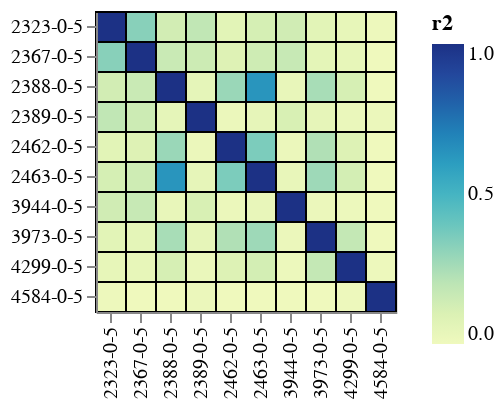

This figure's notebook cell:
### Code cell
avg_model = polyclonal.PolyclonalAverage(peds)
avg_model.mut_escape_corr_heatmap()

### Figure 1 — Vega-Lite specification as saved in the notebook (floating-point values rounded to 4 significant figures)
{"config": {"view": {"continuousWidth": 300, "continuousHeight": 300}, "axis": {"labelLimit": 500}}, "data": {"name": "data-46f3ee8e769c5da75d5b9ff2b9abde86"}, "mark": {"type": "rect", "stroke": "black"}, "encoding": {"color": {"field": "r2", "scale": {"domain": [0, 1], "scheme": "yellowgreenblue"}, "type": "quantitative"}, "facet": {}, "tooltip": [{"field": "r", "format": ".3f", "type": "quantitative"}, {"field": "r2", "format": ".3f", "type": "quantitative"}, {"field": "epitope", "type": "nominal"}, {"field": "serum_1", "type": "quantitative"}, {"field": "age_1", "type": "nominal"}, {"field": "serum_2", "type": "quantitative"}, {"field": "age_2", "type": "nominal"}], "x": {"field": "_label_1", "title": null, "type": "nominal"}, "y": {"field": "_label_2", "title": null, "type": "nominal"}}, "height": {"step": 15}, "width": {"step": 15}, "$schema": "https://vega.github.io/schema/vega-lite/v5.6.1.json", "datasets": {"data-46f3ee8e769c5da75d5b9ff2b9abde86": [{"r": 1.0, "r2": 1.0, "epitope": "1", "serum_1": 2367, "age_1": "0-5", "serum_2": 2367, "age_2": "0-5", "_label_1": "2367-0-5", "_label_2": "2367-0-5"}, {"r": 0.4089, "r2": 0.1672, "epitope": "1", "serum_1": 3944, "age_1": "0-5", "serum_2": 2367, "age_2": "0-5", "_label_1": "3944-0-5", "_label_2": "2367-0-5"}, {"r": 0.2896, "r2": 0.08389, "epitope": "1", "serum_1": 2462, "age_1": "0-5", "serum_2": 2367, "age_2": "0-5", "_label_1": "2462-0-5", "_label_2": "2367-0-5"}, {"r": 0.3852, "r2": 0.1484, "epitope": "1", "serum_1": 2389, "age_1": "0-5", "serum_2": 2367, "age_2": "0-5", "_label_1": "2389-0-5", "_label_2": "2367-0-5"}, {"r": 0.5735, "r2": 0.3289, "epitope": "1", "serum_1": 2323, "age_1": "0-5", "serum_2": 2367, "age_2": "0-5", "_label_1": "2323-0-5", "_label_2": "2367-0-5"}, {"r": 0.402, "r2": 0.1616, "epitope": "1", "serum_1": 2388, "age_1": "0-5", "serum_2": 2367, "age_2": "0-5", "_label_1": "2388-0-5", "_label_2": "2367-0-5"}, {"r": 0.3808, "r2": 0.145, "epitope": "1", "serum_1": 2463, "age_1": "0-5", "serum_2": 2367, "age_2": "0-5", "_label_1": "2463-0-5", "_label_2": "2367-0-5"}, {"r": 0.2321, "r2": 0.05386, "epitope": "1", "serum_1": 3973, "age_1": "0-5", "serum_2": 2367, "age_2": "0-5", "_label_1": "3973-0-5", "_label_2": "2367-0-5"}, {"r": 0.1992, "r2": 0.03969, "epitope": "1", "serum_1": 4299, "age_1": "0-5", "serum_2": 2367, "age_2": "0-5", "_label_1": "4299-0-5", "_label_2": "2367-0-5"}, {"r": 0.03259, "r2": 0.001062, "epitope": "1", "serum_1": 4584, "age_1": "0-5", "serum_2": 2367, "age_2": "0-5", "_label_1": "4584-0-5", "_label_2": "2367-0-5"}, {"r": 0.4089, "r2": 0.1672, "epitope": "1", "serum_1": 2367, "age_1": "0-5", "serum_2": 3944, "age_2": "0-5", "_label_1": "2367-0-5", "_label_2": "3944-0-5"}, {"r": 1.0, "r2": 1.0, "epitope": "1", "serum_1": 3944, "age_1": "0-5", "serum_2": 3944, "age_2": "0-5", "_label_1": "3944-0-5", "_label_2": "3944-0-5"}, {"r": 0.1431, "r2": 0.02048, "epitope": "1", "serum_1": 2462, "age_1": "0-5", "serum_2": 3944, "age_2": "0-5", "_label_1": "2462-0-5", "_label_2": "3944-0-5"}, {"r": 0.3322, "r2": 0.1103, "epitope": "1", "serum_1": 2389, "age_1": "0-5", "serum_2": 3944, "age_2": "0-5", "_label_1": "2389-0-5", "_label_2": "3944-0-5"}, {"r": 0.3715, "r2": 0.138, "epitope": "1", "serum_1": 2323, "age_1": "0-5", "serum_2": 3944, "age_2": "0-5", "_label_1": "2323-0-5", "_label_2": "3944-0-5"}, {"r": 0.1891, "r2": 0.03576, "epitope": "1", "serum_1": 2388, "age_1": "0-5", "serum_2": 3944, "age_2": "0-5", "_label_1": "2388-0-5", "_label_2": "3944-0-5"}, {"r": 0.1811, "r2": 0.03281, "epitope": "1", "serum_1": 2463, "age_1": "0-5", "serum_2": 3944, "age_2": "0-5", "_label_1": "2463-0-5", "_label_2": "3944-0-5"}, {"r": 0.142, "r2": 0.02016, "epitope": "1", "serum_1": 3973, "age_1": "0-5", "serum_2": 3944, "age_2": "0-5", "_label_1": "3973-0-5", "_label_2": "3944-0-5"}, {"r": 0.121, "r2": 0.01464, "epitope": "1", "serum_1": 4299, "age_1": "0-5", "serum_2": 3944, "age_2": "0-5", "_label_1": "4299-0-5", "_label_2": "3944-0-5"}, {"r": 0.02432, "r2": 0.0005915, "epitope": "1", "serum_1": 4584, "age_1": "0-5", "serum_2": 3944, "age_2": "0-5", "_label_1": "4584-0-5", "_label_2": "3944-0-5"}, {"r": 0.2896, "r2": 0.08389, "epitope": "1", "serum_1": 2367, "age_1": "0-5", "serum_2": 2462, "age_2": "0-5", "_label_1": "2367-0-5", "_label_2": "2462-0-5"}, {"r": 0.1431, "r2": 0.02048, "epitope": "1", "serum_1": 3944, "age_1": "0-5", "serum_2": 2462, "age_2": "0-5", "_label_1": "3944-0-5", "_label_2": "2462-0-5"}, {"r": 1.0, "r2": 1.0, "epitope": "1", "serum_1": 2462, "age_1": "0-5", "serum_2": 2462, "age_2": "0-5", "_label_1": "2462-0-5", "_label_2": "2462-0-5"}, {"r": 0.1475, "r2": 0.02177, "epitope": "1", "serum_1": 2389, "age_1": "0-5", "serum_2": 2462, "age_2": "0-5", "_label_1": "2389-0-5", "_label_2": "2462-0-5"}, {"r": 0.2521, "r2": 0.06353, "epitope": "1", "serum_1": 2323, "age_1": "0-5", "serum_2": 2462, "age_2": "0-5", "_label_1": "2323-0-5", "_label_2": "2462-0-5"}, {"r": 0.5353, "r2": 0.2865, "epitope": "1", "serum_1": 2388, "age_1": "0-5", "serum_2": 2462, "age_2": "0-5", "_label_1": "2388-0-5", "_label_2": "2462-0-5"}, {"r": 0.5967, "r2": 0.356, "epitope": "1", "serum_1": 2463, "age_1": "0-5", "serum_2": 2462, "age_2": "0-5", "_label_1": "2463-0-5", "_label_2": "2462-0-5"}, {"r": 0.4781, "r2": 0.2286, "epitope": "1", "serum_1": 3973, "age_1": "0-5", "serum_2": 2462, "age_2": "0-5", "_label_1": "3973-0-5", "_label_2": "2462-0-5"}, {"r": 0.3038, "r2": 0.09231, "epitope": "1", "serum_1": 4299, "age_1": "0-5", "serum_2": 2462, "age_2": "0-5", "_label_1": "4299-0-5", "_label_2": "2462-0-5"}, {"r": 0.02122, "r2": 0.0004503, "epitope": "1", "serum_1": 4584, "age_1": "0-5", "serum_2": 2462, "age_2": "0-5", "_label_1": "4584-0-5", "_label_2": "2462-0-5"}, {"r": 0.3852, "r2": 0.1484, "epitope": "1", "serum_1": 2367, "age_1": "0-5", "serum_2": 2389, "age_2": "0-5", "_label_1": "2367-0-5", "_label_2": "2389-0-5"}, {"r": 0.3322, "r2": 0.1103, "epitope": "1", "serum_1": 3944, "age_1": "0-5", "serum_2": 2389, "age_2": "0-5", "_label_1": "3944-0-5", "_label_2": "2389-0-5"}, {"r": 0.1475, "r2": 0.02177, "epitope": "1", "serum_1": 2462, "age_1": "0-5", "serum_2": 2389, "age_2": "0-5", "_label_1": "2462-0-5", "_label_2": "2389-0-5"}, {"r": 1.0, "r2": 1.0, "epitope": "1", "serum_1": 2389, "age_1": "0-5", "serum_2": 2389, "age_2": "0-5", "_label_1": "2389-0-5", "_label_2": "2389-0-5"}, {"r": 0.4314, "r2": 0.1861, "epitope": "1", "serum_1": 2323, "age_1": "0-5", "serum_2": 2389, "age_2": "0-5", "_label_1": "2323-0-5", "_label_2": "2389-0-5"}, {"r": 0.2236, "r2": 0.04999, "epitope": "1", "serum_1": 2388, "age_1": "0-5", "serum_2": 2389, "age_2": "0-5", "_label_1": "2388-0-5", "_label_2": "2389-0-5"}, {"r": 0.2144, "r2": 0.04598, "epitope": "1", "serum_1": 2463, "age_1": "0-5", "serum_2": 2389, "age_2": "0-5", "_label_1": "2463-0-5", "_label_2": "2389-0-5"}, {"r": 0.2125, "r2": 0.04516, "epitope": "1", "serum_1": 3973, "age_1": "0-5", "serum_2": 2389, "age_2": "0-5", "_label_1": "3973-0-5", "_label_2": "2389-0-5"}, {"r": 0.1632, "r2": 0.02665, "epitope": "1", "serum_1": 4299, "age_1": "0-5", "serum_2": 2389, "age_2": "0-5", "_label_1": "4299-0-5", "_label_2": "2389-0-5"}, {"r": 0.1489, "r2": 0.02218, "epitope": "1", "serum_1": 4584, "age_1": "0-5", "serum_2": 2389, "age_2": "0-5", "_label_1": "4584-0-5", "_label_2": "2389-0-5"}, {"r": 0.5735, "r2": 0.3289, "epitope": "1", "serum_1": 2367, "age_1": "0-5", "serum_2": 2323, "age_2": "0-5", "_label_1": "2367-0-5", "_label_2": "2323-0-5"}, {"r": 0.3715, "r2": 0.138, "epitope": "1", "serum_1": 3944, "age_1": "0-5", "serum_2": 2323, "age_2": "0-5", "_label_1": "3944-0-5", "_label_2": "2323-0-5"}, {"r": 0.2521, "r2": 0.06353, "epitope": "1", "serum_1": 2462, "age_1": "0-5", "serum_2": 2323, "age_2": "0-5", "_label_1": "2462-0-5", "_label_2": "2323-0-5"}, {"r": 0.4314, "r2": 0.1861, "epitope": "1", "serum_1": 2389, "age_1": "0-5", "serum_2": 2323, "age_2": "0-5", "_label_1": "2389-0-5", "_label_2": "2323-0-5"}, {"r": 1.0, "r2": 1.0, "epitope": "1", "serum_1": 2323, "age_1": "0-5", "serum_2": 2323, "age_2": "0-5", "_label_1": "2323-0-5", "_label_2": "2323-0-5"}, {"r": 0.3625, "r2": 0.1314, "epitope": "1", "serum_1": 2388, "age_1": "0-5", "serum_2": 2323, "age_2": "0-5", "_label_1": "2388-0-5", "_label_2": "2323-0-5"}, {"r": 0.3449, "r2": 0.1189, "epitope": "1", "serum_1": 2463, "age_1": "0-5", "serum_2": 2323, "age_2": "0-5", "_label_1": "2463-0-5", "_label_2": "2323-0-5"}, {"r": 0.2581, "r2": 0.0666, "epitope": "1", "serum_1": 3973, "age_1": "0-5", "serum_2": 2323, "age_2": "0-5", "_label_1": "3973-0-5", "_label_2": "2323-0-5"}, {"r": 0.2013, "r2": 0.04051, "epitope": "1", "serum_1": 4299, "age_1": "0-5", "serum_2": 2323, "age_2": "0-5", "_label_1": "4299-0-5", "_label_2": "2323-0-5"}, {"r": 0.1035, "r2": 0.01071, "epitope": "1", "serum_1": 4584, "age_1": "0-5", "serum_2": 2323, "age_2": "0-5", "_label_1": "4584-0-5", "_label_2": "2323-0-5"}, {"r": 0.402, "r2": 0.1616, "epitope": "1", "serum_1": 2367, "age_1": "0-5", "serum_2": 2388, "age_2": "0-5", "_label_1": "2367-0-5", "_label_2": "2388-0-5"}, {"r": 0.1891, "r2": 0.03576, "epitope": "1", "serum_1": 3944, "age_1": "0-5", "serum_2": 2388, "age_2": "0-5", "_label_1": "3944-0-5", "_label_2": "2388-0-5"}, {"r": 0.5353, "r2": 0.2865, "epitope": "1", "serum_1": 2462, "age_1": "0-5", "serum_2": 2388, "age_2": "0-5", "_label_1": "2462-0-5", "_label_2": "2388-0-5"}, {"r": 0.2236, "r2": 0.04999, "epitope": "1", "serum_1": 2389, "age_1": "0-5", "serum_2": 2388, "age_2": "0-5", "_label_1": "2389-0-5", "_label_2": "2388-0-5"}, {"r": 0.3625, "r2": 0.1314, "epitope": "1", "serum_1": 2323, "age_1": "0-5", "serum_2": 2388, "age_2": "0-5", "_label_1": "2323-0-5", "_label_2": "2388-0-5"}, {"r": 1.0, "r2": 1.0, "epitope": "1", "serum_1": 2388, "age_1": "0-5", "serum_2": 2388, "age_2": "0-5", "_label_1": "2388-0-5", "_label_2": "2388-0-5"}, {"r": 0.7947, "r2": 0.6315, "epitope": "1", "serum_1": 2463, "age_1": "0-5", "serum_2": 2388, "age_2": "0-5", "_label_1": "2463-0-5", "_label_2": "2388-0-5"}, {"r": 0.5004, "r2": 0.2504, "epitope": "1", "serum_1": 3973, "age_1": "0-5", "serum_2": 2388, "age_2": "0-5", "_label_1": "3973-0-5", "_label_2": "2388-0-5"}, {"r": 0.3434, "r2": 0.1179, "epitope": "1", "serum_1": 4299, "age_1": "0-5", "serum_2": 2388, "age_2": "0-5", "_label_1": "4299-0-5", "_label_2": "2388-0-5"}, {"r": 0.03247, "r2": 0.001055, "epitope": "1", "serum_1": 4584, "age_1": "0-5", "serum_2": 2388, "age_2": "0-5", "_label_1": "4584-0-5", "_label_2": "2388-0-5"}, {"r": 0.3808, "r2": 0.145, "epitope": "1", "serum_1": 2367, "age_1": "0-5", "serum_2": 2463, "age_2": "0-5", "_label_1": "2367-0-5", "_label_2": "2463-0-5"}, {"r": 0.1811, "r2": 0.03281, "epitope": "1", "serum_1": 3944, "age_1": "0-5", "serum_2": 2463, "age_2": "0-5", "_label_1": "3944-0-5", "_label_2": "2463-0-5"}, {"r": 0.5967, "r2": 0.356, "epitope": "1", "serum_1": 2462, "age_1": "0-5", "serum_2": 2463, "age_2": "0-5", "_label_1": "2462-0-5", "_label_2": "2463-0-5"}, {"r": 0.2144, "r2": 0.04598, "epitope": "1", "serum_1": 2389, "age_1": "0-5", "serum_2": 2463, "age_2": "0-5", "_label_1": "2389-0-5", "_label_2": "2463-0-5"}, {"r": 0.3449, "r2": 0.1189, "epitope": "1", "serum_1": 2323, "age_1": "0-5", "serum_2": 2463, "age_2": "0-5", "_label_1": "2323-0-5", "_label_2": "2463-0-5"}, {"r": 0.7947, "r2": 0.6315, "epitope": "1", "serum_1": 2388, "age_1": "0-5", "serum_2": 2463, "age_2": "0-5", "_label_1": "2388-0-5", "_label_2": "2463-0-5"}, {"r": 1.0, "r2": 1.0, "epitope": "1", "serum_1": 2463, "age_1": "0-5", "serum_2": 2463, "age_2": "0-5", "_label_1": "2463-0-5", "_label_2": "2463-0-5"}, {"r": 0.5259, "r2": 0.2766, "epitope": "1", "serum_1": 3973, "age_1": "0-5", "serum_2": 2463, "age_2": "0-5", "_label_1": "3973-0-5", "_label_2": "2463-0-5"}, {"r": 0.3574, "r2": 0.1277, "epitope": "1", "serum_1": 4299, "age_1": "0-5", "serum_2": 2463, "age_2": "0-5", "_label_1": "4299-0-5", "_label_2": "2463-0-5"}, {"r": 0.02521, "r2": 0.0006357, "epitope": "1", "serum_1": 4584, "age_1": "0-5", "serum_2": 2463, "age_2": "0-5", "_label_1": "4584-0-5", "_label_2": "2463-0-5"}, {"r": 0.2321, "r2": 0.05386, "epitope": "1", "serum_1": 2367, "age_1": "0-5", "serum_2": 3973, "age_2": "0-5", "_label_1": "2367-0-5", "_label_2": "3973-0-5"}, {"r": 0.142, "r2": 0.02016, "epitope": "1", "serum_1": 3944, "age_1": "0-5", "serum_2": 3973, "age_2": "0-5", "_label_1": "3944-0-5", "_label_2": "3973-0-5"}, {"r": 0.4781, "r2": 0.2286, "epitope": "1", "serum_1": 2462, "age_1": "0-5", "serum_2": 3973, "age_2": "0-5", "_label_1": "2462-0-5", "_label_2": "3973-0-5"}, {"r": 0.2125, "r2": 0.04516, "epitope": "1", "serum_1": 2389, "age_1": "0-5", "serum_2": 3973, "age_2": "0-5", "_label_1": "2389-0-5", "_label_2": "3973-0-5"}, {"r": 0.2581, "r2": 0.0666, "epitope": "1", "serum_1": 2323, "age_1": "0-5", "serum_2": 3973, "age_2": "0-5", "_label_1": "2323-0-5", "_label_2": "3973-0-5"}, {"r": 0.5004, "r2": 0.2504, "epitope": "1", "serum_1": 2388, "age_1": "0-5", "serum_2": 3973, "age_2": "0-5", "_label_1": "2388-0-5", "_label_2": "3973-0-5"}, {"r": 0.5259, "r2": 0.2766, "epitope": "1", "serum_1": 2463, "age_1": "0-5", "serum_2": 3973, "age_2": "0-5", "_label_1": "2463-0-5", "_label_2": "3973-0-5"}, {"r": 1.0, "r2": 1.0, "epitope": "1", "serum_1": 3973, "age_1": "0-5", "serum_2": 3973, "age_2": "0-5", "_label_1": "3973-0-5", "_label_2": "3973-0-5"}, {"r": 0.4205, "r2": 0.1768, "epitope": "1", "serum_1": 4299, "age_1": "0-5", "serum_2": 3973, "age_2": "0-5", "_label_1": "4299-0-5", "_label_2": "3973-0-5"}, {"r": 0.04984, "r2": 0.002484, "epitope": "1", "serum_1": 4584, "age_1": "0-5", "serum_2": 3973, "age_2": "0-5", "_label_1": "4584-0-5", "_label_2": "3973-0-5"}, {"r": 0.1992, "r2": 0.03969, "epitope": "1", "serum_1": 2367, "age_1": "0-5", "serum_2": 4299, "age_2": "0-5", "_label_1": "2367-0-5", "_label_2": "4299-0-5"}, {"r": 0.121, "r2": 0.01464, "epitope": "1", "serum_1": 3944, "age_1": "0-5", "serum_2": 4299, "age_2": "0-5", "_label_1": "3944-0-5", "_label_2": "4299-0-5"}, {"r": 0.3038, "r2": 0.09231, "epitope": "1", "serum_1": 2462, "age_1": "0-5", "serum_2": 4299, "age_2": "0-5", "_label_1": "2462-0-5", "_label_2": "4299-0-5"}, {"r": 0.1632, "r2": 0.02665, "epitope": "1", "serum_1": 2389, "age_1": "0-5", "serum_2": 4299, "age_2": "0-5", "_label_1": "2389-0-5", "_label_2": "4299-0-5"}, {"r": 0.2013, "r2": 0.04051, "epitope": "1", "serum_1": 2323, "age_1": "0-5", "serum_2": 4299, "age_2": "0-5", "_label_1": "2323-0-5", "_label_2": "4299-0-5"}, {"r": 0.3434, "r2": 0.1179, "epitope": "1", "serum_1": 2388, "age_1": "0-5", "serum_2": 4299, "age_2": "0-5", "_label_1": "2388-0-5", "_label_2": "4299-0-5"}, {"r": 0.3574, "r2": 0.1277, "epitope": "1", "serum_1": 2463, "age_1": "0-5", "serum_2": 4299, "age_2": "0-5", "_label_1": "2463-0-5", "_label_2": "4299-0-5"}, {"r": 0.4205, "r2": 0.1768, "epitope": "1", "serum_1": 3973, "age_1": "0-5", "serum_2": 4299, "age_2": "0-5", "_label_1": "3973-0-5", "_label_2": "4299-0-5"}, {"r": 1.0, "r2": 1.0, "epitope": "1", "serum_1": 4299, "age_1": "0-5", "serum_2": 4299, "age_2": "0-5", "_label_1": "4299-0-5", "_label_2": "4299-0-5"}, {"r": 0.1074, "r2": 0.01154, "epitope": "1", "serum_1": 4584, "age_1": "0-5", "serum_2": 4299, "age_2": "0-5", "_label_1": "4584-0-5", "_label_2": "4299-0-5"}, {"r": 0.03259, "r2": 0.001062, "epitope": "1", "serum_1": 2367, "age_1": "0-5", "serum_2": 4584, "age_2": "0-5", "_label_1": "2367-0-5", "_label_2": "4584-0-5"}, {"r": 0.02432, "r2": 0.0005915, "epitope": "1", "serum_1": 3944, "age_1": "0-5", "serum_2": 4584, "age_2": "0-5", "_label_1": "3944-0-5", "_label_2": "4584-0-5"}, {"r": 0.02122, "r2": 0.0004503, "epitope": "1", "serum_1": 2462, "age_1": "0-5", "serum_2": 4584, "age_2": "0-5", "_label_1": "2462-0-5", "_label_2": "4584-0-5"}, {"r": 0.1489, "r2": 0.02218, "epitope": "1", "serum_1": 2389, "age_1": "0-5", "serum_2": 4584, "age_2": "0-5", "_label_1": "2389-0-5", "_label_2": "4584-0-5"}, {"r": 0.1035, "r2": 0.01071, "epitope": "1", "serum_1": 2323, "age_1": "0-5", "serum_2": 4584, "age_2": "0-5", "_label_1": "2323-0-5", "_label_2": "4584-0-5"}, {"r": 0.03247, "r2": 0.001055, "epitope": "1", "serum_1": 2388, "age_1": "0-5", "serum_2": 4584, "age_2": "0-5", "_label_1": "2388-0-5", "_label_2": "4584-0-5"}, {"r": 0.02521, "r2": 0.0006357, "epitope": "1", "serum_1": 2463, "age_1": "0-5", "serum_2": 4584, "age_2": "0-5", "_label_1": "2463-0-5", "_label_2": "4584-0-5"}, {"r": 0.04984, "r2": 0.002484, "epitope": "1", "serum_1": 3973, "age_1": "0-5", "serum_2": 4584, "age_2": "0-5", "_label_1": "3973-0-5", "_label_2": "4584-0-5"}, {"r": 0.1074, "r2": 0.01154, "epitope": "1", "serum_1": 4299, "age_1": "0-5", "serum_2": 4584, "age_2": "0-5", "_label_1": "4299-0-5", "_label_2": "4584-0-5"}, {"r": 1.0, "r2": 1.0, "epitope": "1", "serum_1": 4584, "age_1": "0-5", "serum_2": 4584, "age_2": "0-5", "_label_1": "4584-0-5", "_label_2": "4584-0-5"}]}}
